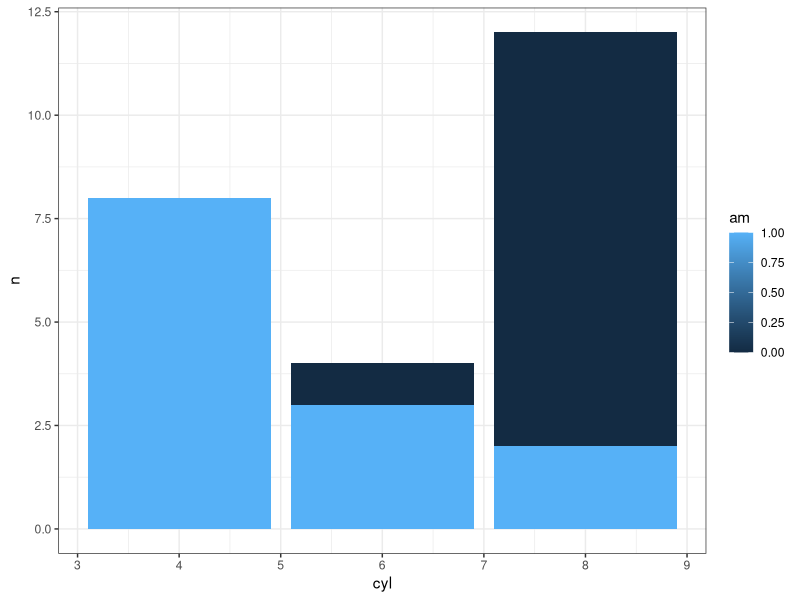
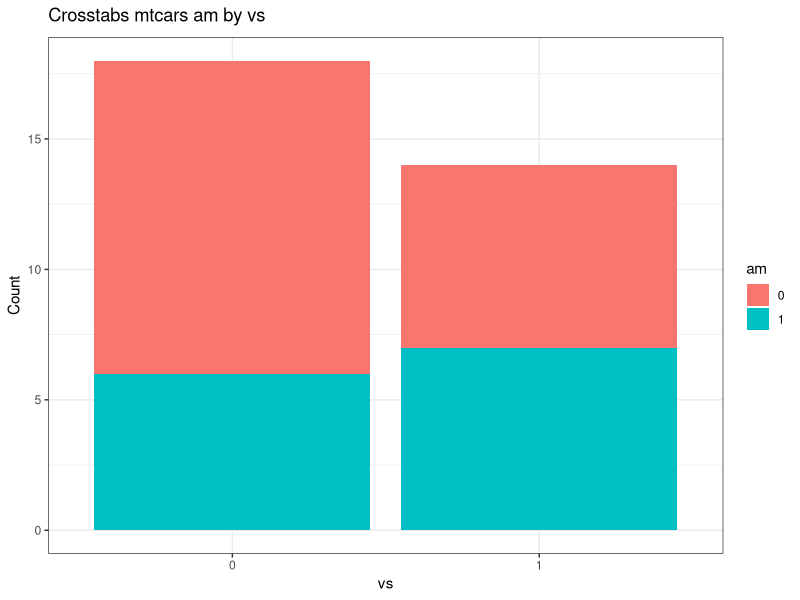
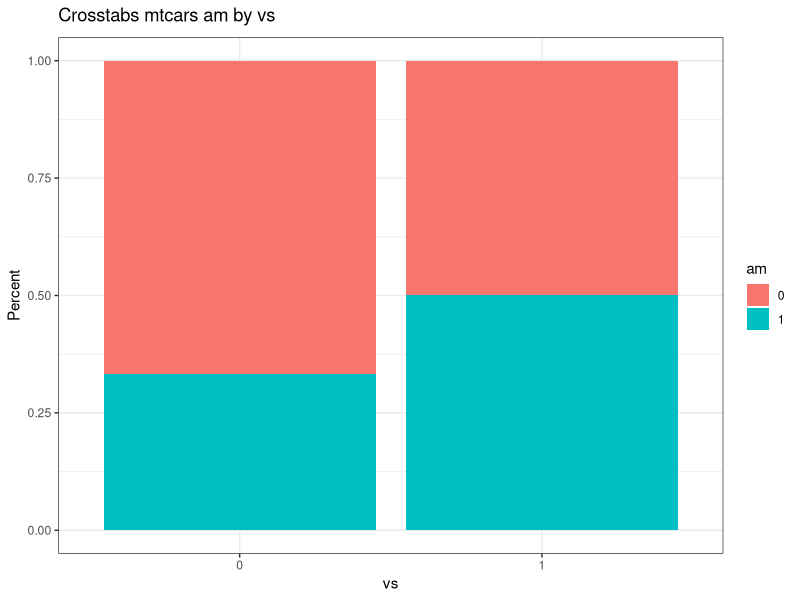
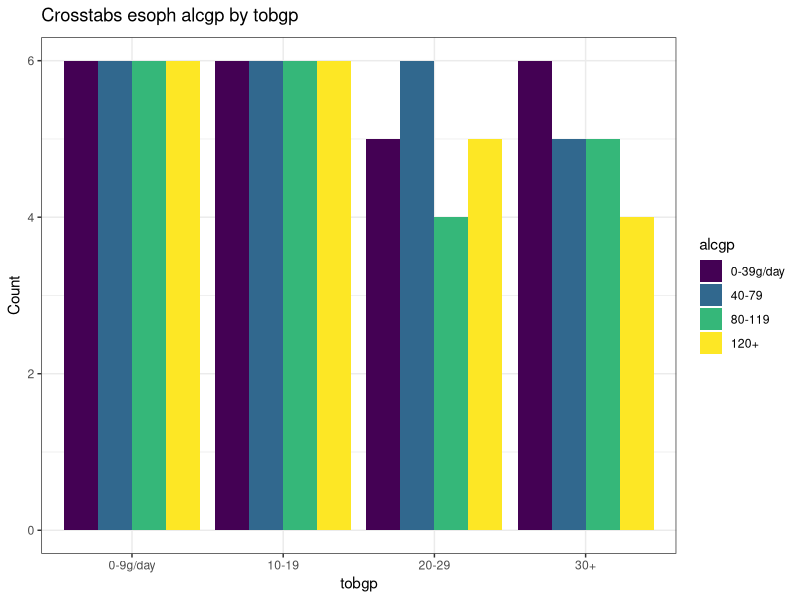
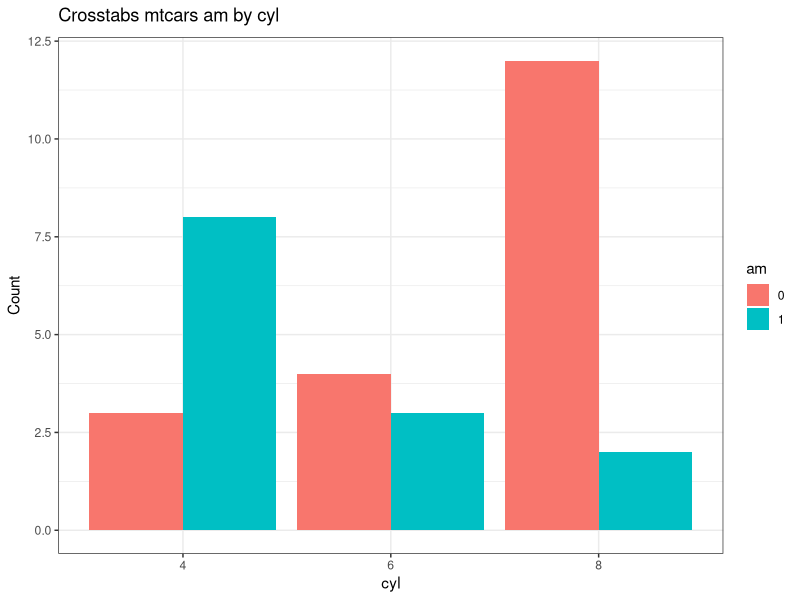
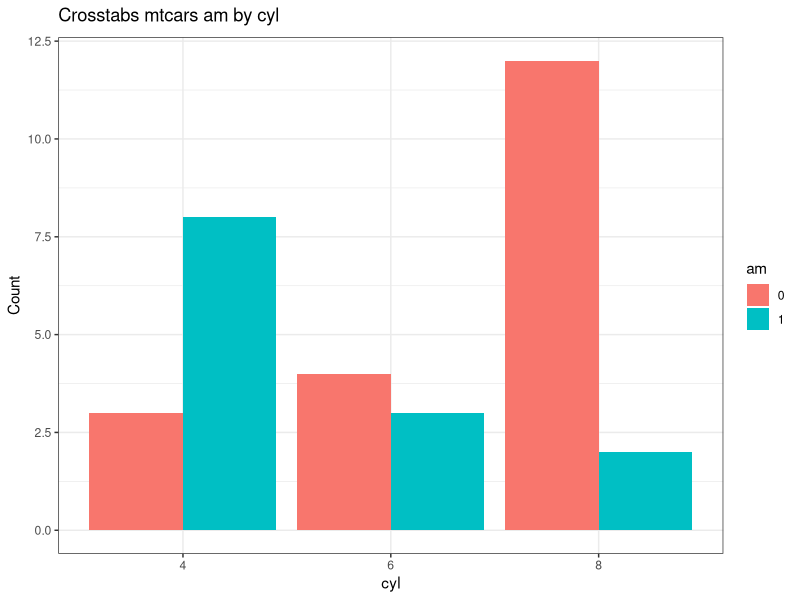
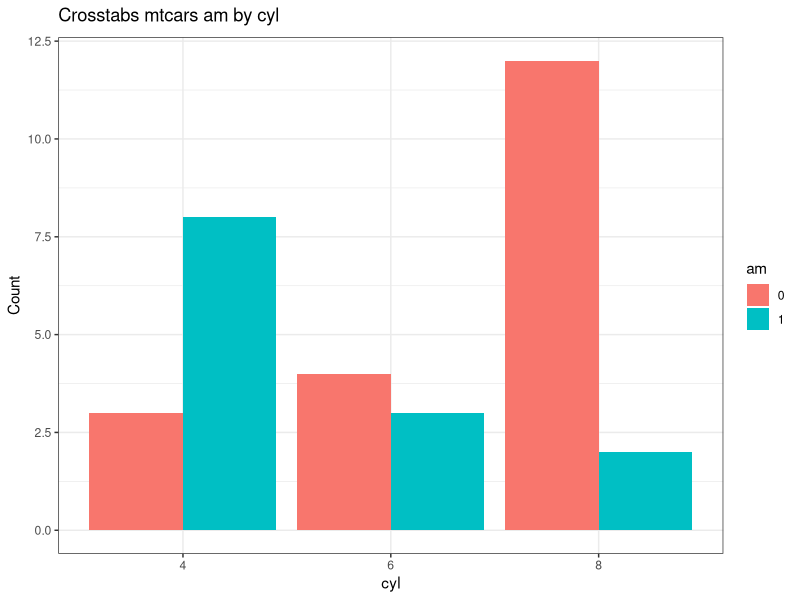
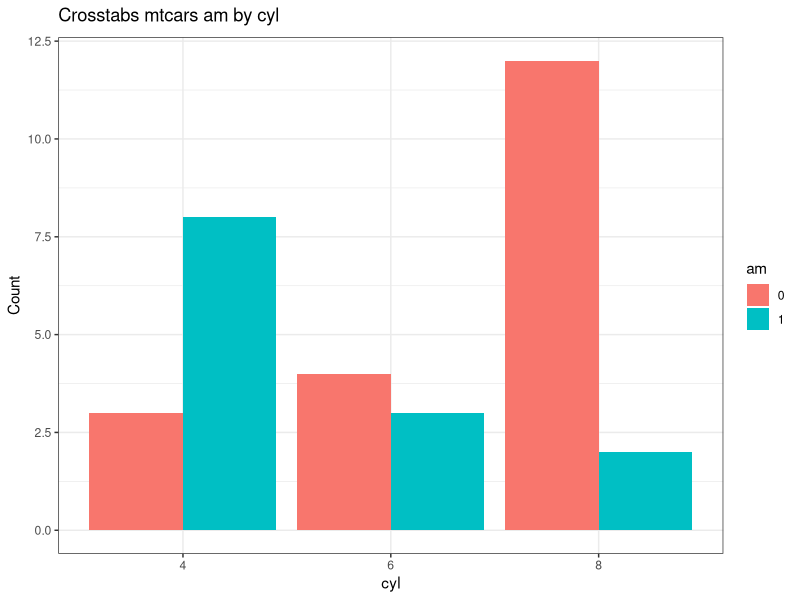

Recreate these plots in R, in order.
## ---- chunk 1
library(dplyr)
library(ggplot2)
library(microbenchmark)
theme_set(theme_bw()) # set theme to my personal preference
## ---- chunk 2
### with dplyr and ggplot manually
mtcars %>%
  filter(!is.na(am), !is.na(cyl))  %>%
  group_by(am,cyl) %>%
  count() %>%
  ggplot(aes(fill=am, y=n, x=cyl)) +
    geom_bar(position="dodge", stat="identity")
## ---- chunk 3
PlotMeX <- function(dataframe, x, y, plottype = "side"){
  switch(plottype,
       side =  list(geom_bar(position="dodge", stat="identity"),
                    ylab("Count")) -> whichbar,
       stack = list(geom_bar(stat="identity"),
                    ylab("Count")) -> whichbar,
       percent = list(geom_bar(stat="identity", position="fill"),
                    ylab("Percent")) -> whichbar
    )
  
  aaa <- enquo(x)
  bbb <- enquo(y)
  dfname <- enquo(dataframe)
  dataframe %>%
    filter(!is.na(!! aaa), !is.na(!! bbb))  %>%
    mutate(!!quo_name(aaa) := factor(!!aaa), !!quo_name(bbb) := factor(!!bbb)) %>%
    group_by(!! aaa,!! bbb) %>%
    count() %>%
    ggplot(aes_(fill=aaa, y=~n, x=bbb)) +
      whichbar +
      ggtitle(bquote("Crosstabs"*.(dfname)*.(aaa)~"by"*.(bbb))) -> p
  plot(p)
}
PlotMeX(mtcars, am, vs, "stack")
PlotMeX(mtcars, am, vs, "percent")
PlotMeX(esoph, alcgp, tobgp, "side")
## ---- chunk 4
# deliberately surpressing the figures!
microbenchmark(PlotMeX(mtcars, am, cyl), times = 10)
benchplot(mtcars %>%
  filter(!is.na(am), !is.na(cyl))  %>%
  group_by(am,cyl) %>%
  count() %>%
  ggplot(aes(fill=am, y=n, x=cyl)) +
    geom_bar(position="dodge", stat="identity"))
# don't forget to check your "returns"
inspectthisobject <- PlotMeX(mtcars, am, cyl)
## ---- chunk 5
PlotMeX <- function(dataframe, x, y, plottype = "side"){
  switch(plottype,
         side =  list(geom_bar(position="dodge", stat="identity"),
                      ylab("Count")) -> whichbar,
         stack = list(geom_bar(stat="identity"),
                      ylab("Count")) -> whichbar,
         percent = list(geom_bar(stat="identity", position="fill"),
                        ylab("Percent")) -> whichbar
  )
  
  aaa <- enquo(x)
  bbb <- enquo(y)
  xname <- deparse(substitute(x))
  yname <- deparse(substitute(y))
  dfname <- deparse(substitute(dataframe))
  dataframe %>%
    filter(!is.na(!! aaa), !is.na(!! bbb))  %>%
    mutate(!!quo_name(aaa) := factor(!!aaa), !!quo_name(bbb) := factor(!!bbb)) %>%
    group_by(!! aaa,!! bbb) %>%
    count() -> tempdf
  tempdf %>%
    ggplot(aes_(fill=aaa, y=~n, x=bbb)) +
    whichbar +
    ggtitle(bquote("Crosstabs "*.(dfname)~.(xname)~"by "~.(yname))) -> p
  plot(p)
  return(dfname)
}
PlotMeX(mtcars,am,vs)
PlotMeX(mtcars,am,vs, "stack")
PlotMeX(mtcars,am,vs, "percent")
## ---- chunk 6
CrossXYs <- function(dataframe, xwhich, ywhich){
  # Build two vectors
indvars<-list() # create empty list to add to
depvars<-list() # create empty list to add to
totalcombos <- 1 # keep track of where we are
message("Creating the variable pairings...")
for (j in seq_along(xwhich)) {
  for (k in seq_along(ywhich)) {
    depvars[[totalcombos]] <- as.name(colnames(dataframe[xwhich[[j]]]))
    indvars[[totalcombos]] <- as.name(colnames(dataframe[ywhich[[k]]]))
    cat("Pairing #", totalcombos, " ", as.name(colnames(dataframe[xwhich[[j]]])),
        " with ", as.name(colnames(dataframe[ywhich[[k]]])), "\n", sep = "")
    totalcombos <- totalcombos +1
  }
}
return(invisible(list(depvars=depvars,indvars=indvars)))
}
CrossXYs(mtcars,c(10:11),c(2,9))
## ---- chunk 7
PlotMeX <- function(dataframe, xwhich, ywhich, plottype = "side"){
  # error checking
  if (!require(ggplot2)) {
    stop("Can't continue can't load ggplot2")
  }
  theme_set(theme_bw())
  if (!require(dplyr)) {
    stop("Can't continue can't load dplyr")
  }
  if (length(match.call()) <= 3) {
    stop("Not enough arguments passed... requires a dataframe, plus at least two variables")
  }
  argList <-  as.list(match.call()[-1])
  if (!exists(deparse(substitute(dataframe)))) {
    stop("The first object in your list does not exist. It should be a dataframe")
  }
  if (!is(dataframe, "data.frame")) {
    stop("The first name you passed does not appear to be a data frame")
  }
  switch(plottype,
         side =  list(geom_bar(position="dodge", stat="identity"),
                      ylab("Count")) -> whichbar,
         stack = list(geom_bar(stat="identity"),
                      ylab("Count")) -> whichbar,
         percent = list(geom_bar(stat="identity", position="fill"),
                        ylab("Percent")) -> whichbar
  )
  # If both variables are found in the dataframe immediately print the plot
  if (deparse(substitute(xwhich)) %in% names(dataframe) & deparse(substitute(ywhich)) %in% names(dataframe)) {
    aaa <- enquo(xwhich)
    bbb <- enquo(ywhich)
    xname <- deparse(substitute(xwhich))
    yname <- deparse(substitute(ywhich))
    dfname <- deparse(substitute(dataframe))
    dataframe %>%
      filter(!is.na(!! aaa), !is.na(!! bbb))  %>%
      mutate(!!quo_name(aaa) := factor(!!aaa), !!quo_name(bbb) := factor(!!bbb)) %>%
      group_by(!! aaa,!! bbb) %>%
      count() -> tempdf
    tempdf %>%
      ggplot(aes_(fill=aaa, y=~n, x=bbb)) +
      whichbar +
      ggtitle(bquote("Crosstabs dataset: "*.(dfname)*" variables "*.(xname)~"by "*.(yname))) -> p
    return(p)
  }
  # If the user has given us integers indicating the column numbers rather than bare variable names
  # we need to build a list of what is to be plotted and then do the plotting
  # Build two lists
  indvars<-list() # create empty list to add to
  depvars<-list() # create empty list to add to
  totalcombos <- 1 # keep track of where we are
  message("Creating the variable pairings...")
  for (j in seq_along(xwhich)) {
    for (k in seq_along(ywhich)) {
      depvarsbare <- as.name(colnames(dataframe[xwhich[[j]]]))
      indvarsbare <- as.name(colnames(dataframe[ywhich[[k]]]))
      cat("Pairing #", totalcombos, " ", as.name(colnames(dataframe[xwhich[[j]]])),
          " with ", as.name(colnames(dataframe[ywhich[[k]]])), "\n", sep = "")
      aaa <- enquo(depvarsbare)
      bbb <- enquo(indvarsbare)
      xname <- deparse(substitute(depvarsbare))
      yname <- deparse(substitute(indvarsbare))
      dfname <- deparse(substitute(dataframe))
      dataframe %>%
        filter(!is.na(!! aaa), !is.na(!! bbb))  %>%
        mutate(!!quo_name(aaa) := factor(!!aaa), !!quo_name(bbb) := factor(!!bbb)) %>%
        group_by(!! aaa,!! bbb) %>%
        count() -> tempdf
      tempdf %>%
        ggplot(aes_(fill=aaa, y=~n, x=bbb)) +
        whichbar +
        ggtitle(bquote("Crosstabs dataset: "*.(dfname)*" variables "*.(xname)~"by "*.(yname))) -> p
      print(p)
      totalcombos <- totalcombos +1
    }
  }
  return(argList)
}
## ---- chunk 8
PlotMeX(mtcars, vs, cyl)
PlotMeX(mtcars, c(8:9), c(2,10), plottype = "stack")
PlotMeX(mtcars, 2, 8, "percent")
## ---- chunk 9
# deliberately surpressing the figures!
microbenchmark(PlotMeX(mtcars, am, cyl), times = 10)
